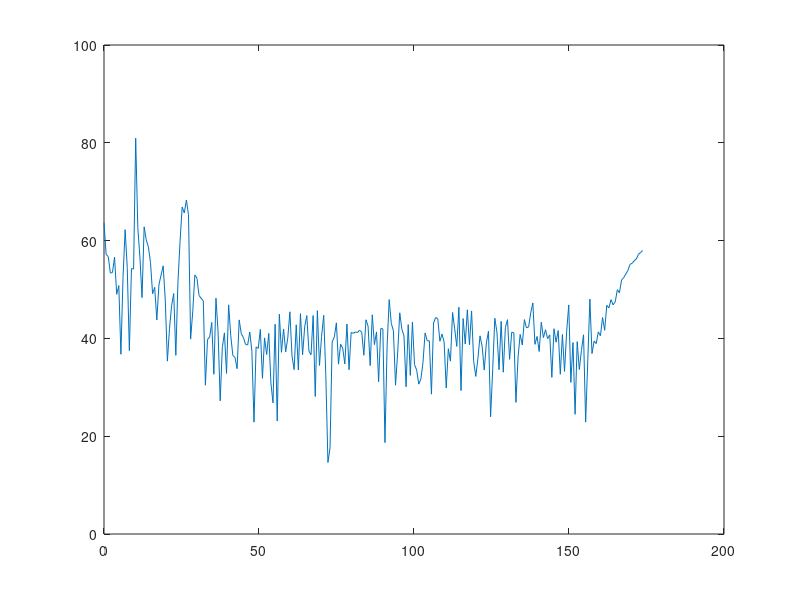
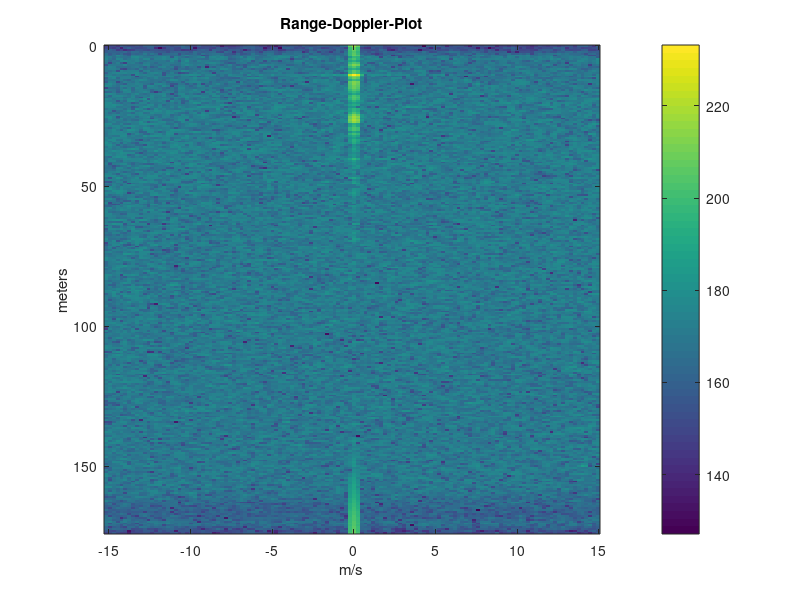

Write MATLAB code to recreate these figures, in order.
%Changes:
% MA: Reinterpret radarcube as an multidimension array of complex numbers


clc
clearvars
close all

%load('MaRadarCubeRaw.mat')
load('MaRadarCubeRaw_OutsideWindow_9thFloor.mat')
%load('MaRadarCubeRaw_OutsideWindow_22ndFloor.mat')
load('Mrr_2D_Window.mat')

fs=4652e3;

A=MaRadarCubeRaw;
numDopplerBins=128;
numRxAnt=4;
numChirpTypes=2;
numRangeBins=256;

B=reshape(A,[numDopplerBins,...    %d2
             numRxAnt,...          %d3
             numChirpTypes,...     %d4
             numRangeBins]);       %d5
         
%Get any 1DFFT             
d2=1; % chirp# could be any of the 128 chirps
d3=1;   % rxAnt#
d4=1;   % Fast=1, slow=2
% 
% for k=1:1:numRangeBins
%     
%     fCpx(k)=B(d2,d3,d4,k);
%     
% end

MetersPerBin=0.681445313;

fCpx=squeeze(B(d2,d3,d4,1:numRangeBins));
rangebins=(0:1:numRangeBins-1)*MetersPerBin;

plot(rangebins,20*log10(abs(fCpx)))

%Get samples for all rangebins

d3=1; %Rx Ant#
d4=1; % Fast=1, Slow =2;
d5=5; % Rangebin#

SampleCtr=1;
for m=1:1:numRangeBins
    for k=1:1:numDopplerBins
        
        rfft(m,k)=B(k,d3,d4,m);
        
    end
end

% Perform doppler fft along each row
for m=1:numRangeBins,
    dfft(m,:) = fftshift(fft(rfft(m,:).*Mrr_Win2D));
end

MetersPerBin=0.681445313;
rangebins=(0:1:numRangeBins-1)*MetersPerBin;

MpsPerBin=0.237190451;
doppbins=(-(numDopplerBins/2):1:(numDopplerBins/2)-1)*MpsPerBin;

temp=abs(20*log10(dfft));
figure
image(doppbins,rangebins,temp,'CDataMapping','scaled')
colorbar
xlabel('m/s')
ylabel('meters')
title('Range-Doppler-Plot')

% 
% %Plot 2D spectrogram
% TwoDFft = fReal2D + 1i*fImag2D;
% w=128;
% nooverlap=0;
% nfft=128;
% %figure
% %spectrogram(TwoDFft,w,nooverlap,nfft,fs,'centered','yaxis');
% [s,f,t]=spectrogram(TwoDFft,w,nooverlap,nfft,fs,'centered','yaxis');
% 
% %plot Doppler FFT for rangebin 2
% x=(-numDopplerBins/2:1:(numDopplerBins/2)-1);
% figure
% plot(x,abs(s(:,2)))
% 
% %spectrogram(TwoDFft,w,nooverlap,nfft,fs,'centered','yaxis');
% %[s,f,t]=spectrogram(TwoDFft,w,nooverlap,nfft,fs);
% %spectrogram(TwoDFft,'yaxis')
% 
% 'CDataMapping','scaled')
% 
